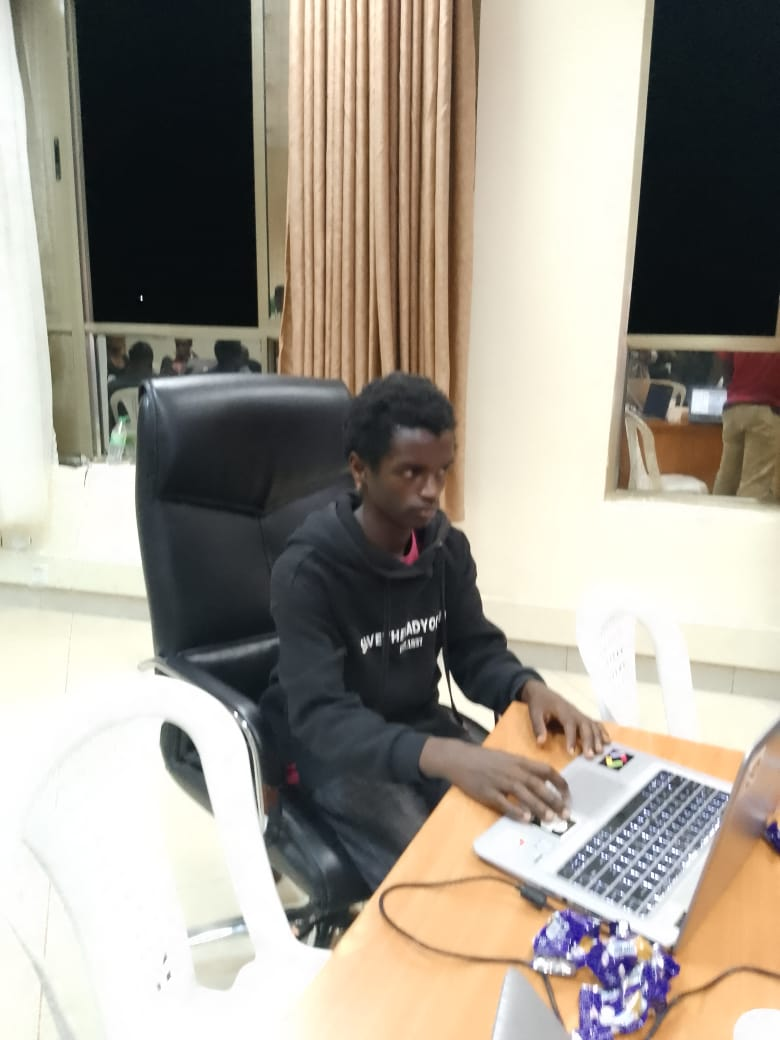
#> input picture logo.jpg, 780 x 1040 px, found by its file name
$ python imaging.py
#> lines starting #> are read from the running program, lines starting #| are printed output that depends on the picture
import cv2 as cv

img =cv.imread('C:\\Users\\njugu\\PycharmProjects\\try\\venv\\Scripts\\try_open_cv\\videos and pic\\logo.jpg',1)
#> img is the input picture: shape (1040, 780, 3); mean B, G, R 142.4, 153.3, 160
cv.imshow('image show',img)
cv.waitKey(0)
# showing edges  in images ,use canny
canny=cv.Canny(img,125,175)
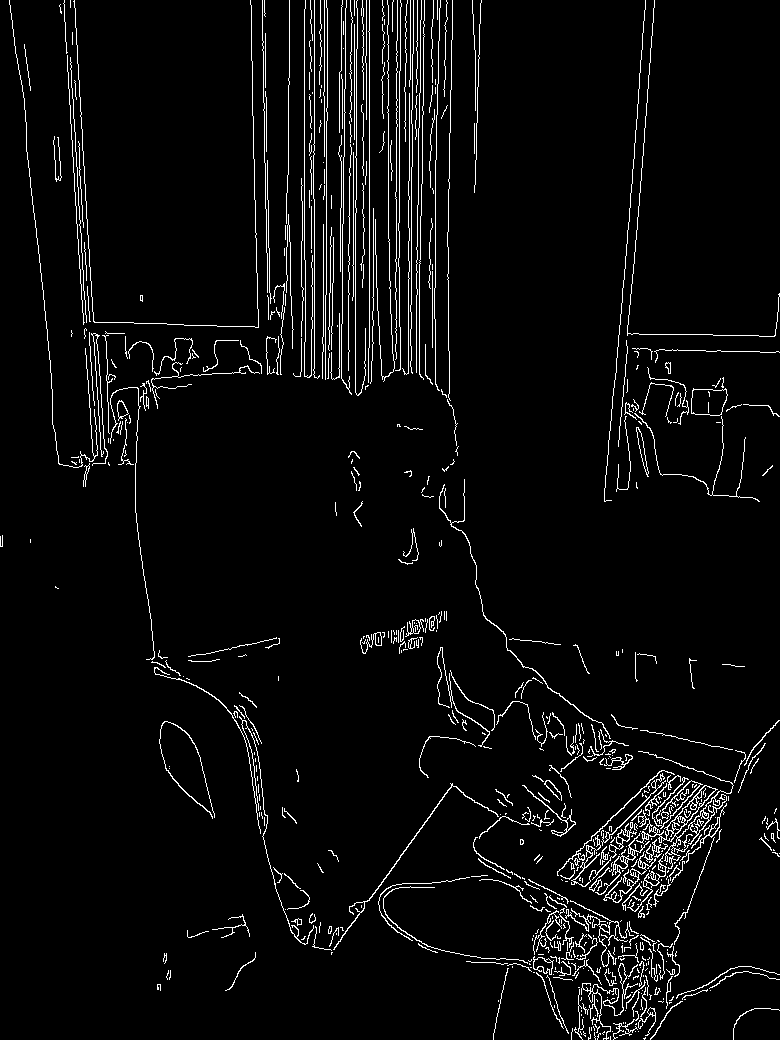
#> canny: shape (1040, 780); 4.3% white in thin lines or dots
cv.imshow('canny edges',canny)
cv.waitKey(0)

# dilating image
dilated =cv.dilate(canny,(3,3),iterations=1)
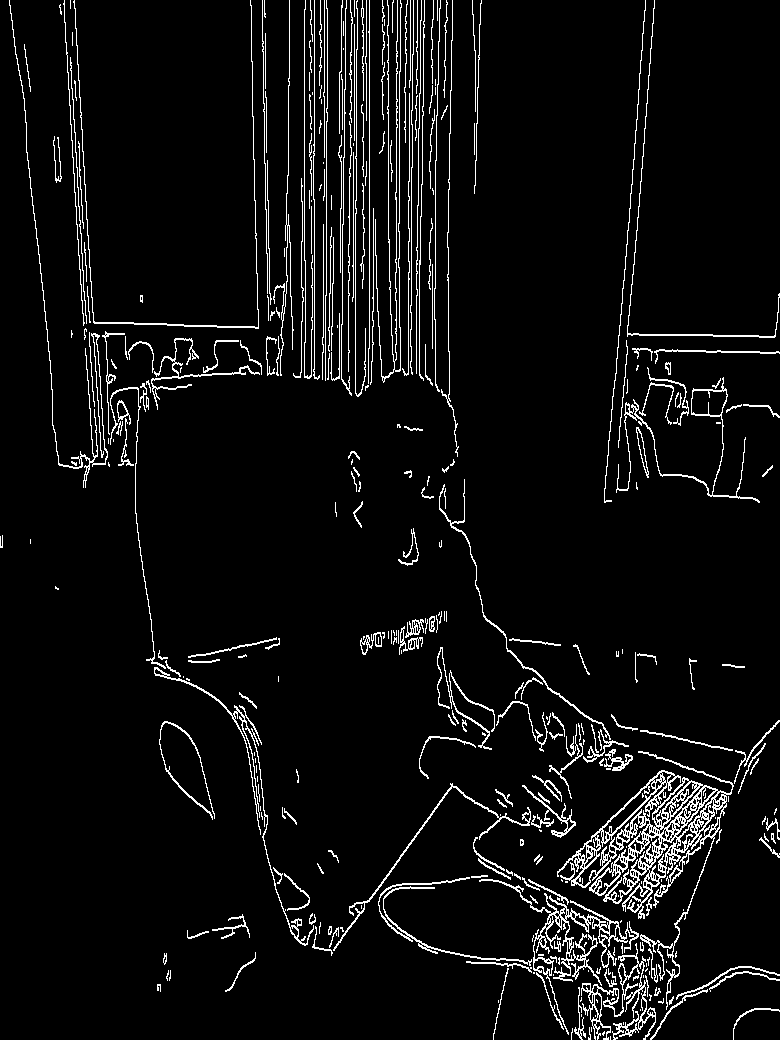
#> dilated: shape (1040, 780); 5.6% white in thin lines or dots
cv.imshow('dilated',dilated)
cv.waitKey(0)
